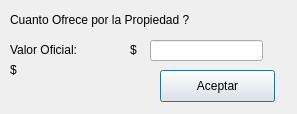
<?xml version="1.0" encoding="UTF-8"?>
<ui version="4.0">
 <class>SubastarDialog</class>
 <widget class="QDialog" name="SubastarDialog">
  <property name="geometry">
   <rect>
    <x>0</x>
    <y>0</y>
    <width>297</width>
    <height>114</height>
   </rect>
  </property>
  <property name="windowTitle">
   <string>Dialog</string>
  </property>
  <widget class="QLineEdit" name="newPrice">
   <property name="geometry">
    <rect>
     <x>150</x>
     <y>40</y>
     <width>113</width>
     <height>21</height>
    </rect>
   </property>
  </widget>
  <widget class="QLabel" name="label">
   <property name="geometry">
    <rect>
     <x>10</x>
     <y>10</y>
     <width>211</width>
     <height>19</height>
    </rect>
   </property>
   <property name="text">
    <string>Cuanto Ofrece por la Propiedad ?</string>
   </property>
  </widget>
  <widget class="QLabel" name="label_2">
   <property name="geometry">
    <rect>
     <x>130</x>
     <y>40</y>
     <width>16</width>
     <height>19</height>
    </rect>
   </property>
   <property name="text">
    <string>$</string>
   </property>
  </widget>
  <widget class="QPushButton" name="pushButton">
   <property name="geometry">
    <rect>
     <x>160</x>
     <y>70</y>
     <width>115</width>
     <height>32</height>
    </rect>
   </property>
   <property name="text">
    <string>Aceptar</string>
   </property>
  </widget>
  <widget class="QLabel" name="label_3">
   <property name="geometry">
    <rect>
     <x>10</x>
     <y>40</y>
     <width>81</width>
     <height>19</height>
    </rect>
   </property>
   <property name="text">
    <string>Valor Oficial:</string>
   </property>
  </widget>
  <widget class="QLabel" name="original_Price">
   <property name="geometry">
    <rect>
     <x>30</x>
     <y>60</y>
     <width>62</width>
     <height>19</height>
    </rect>
   </property>
   <property name="text">
    <string/>
   </property>
  </widget>
  <widget class="QLabel" name="label_5">
   <property name="geometry">
    <rect>
     <x>10</x>
     <y>60</y>
     <width>21</width>
     <height>19</height>
    </rect>
   </property>
   <property name="text">
    <string>$</string>
   </property>
  </widget>
 </widget>
 <resources/>
 <connections/>
</ui>
